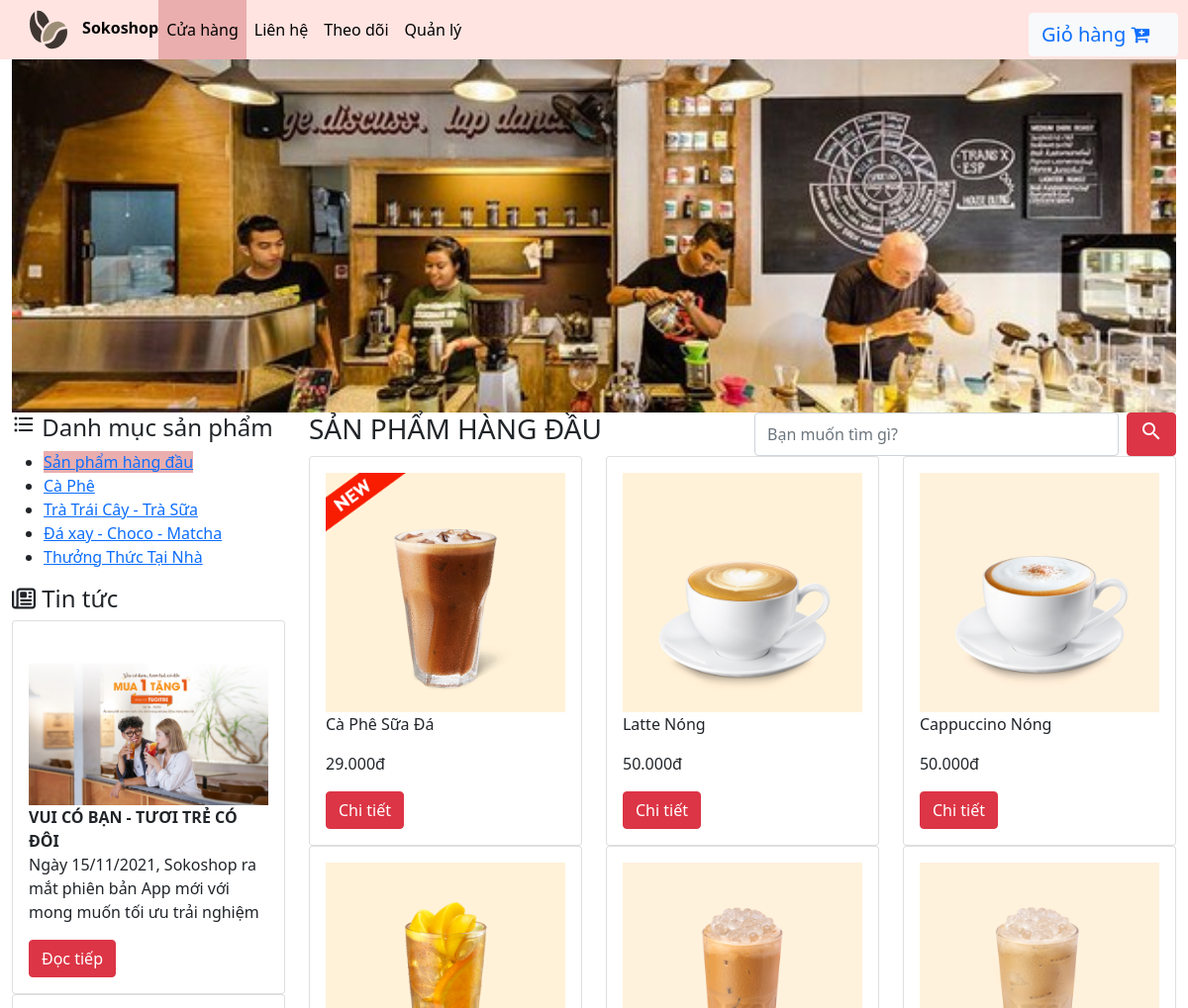
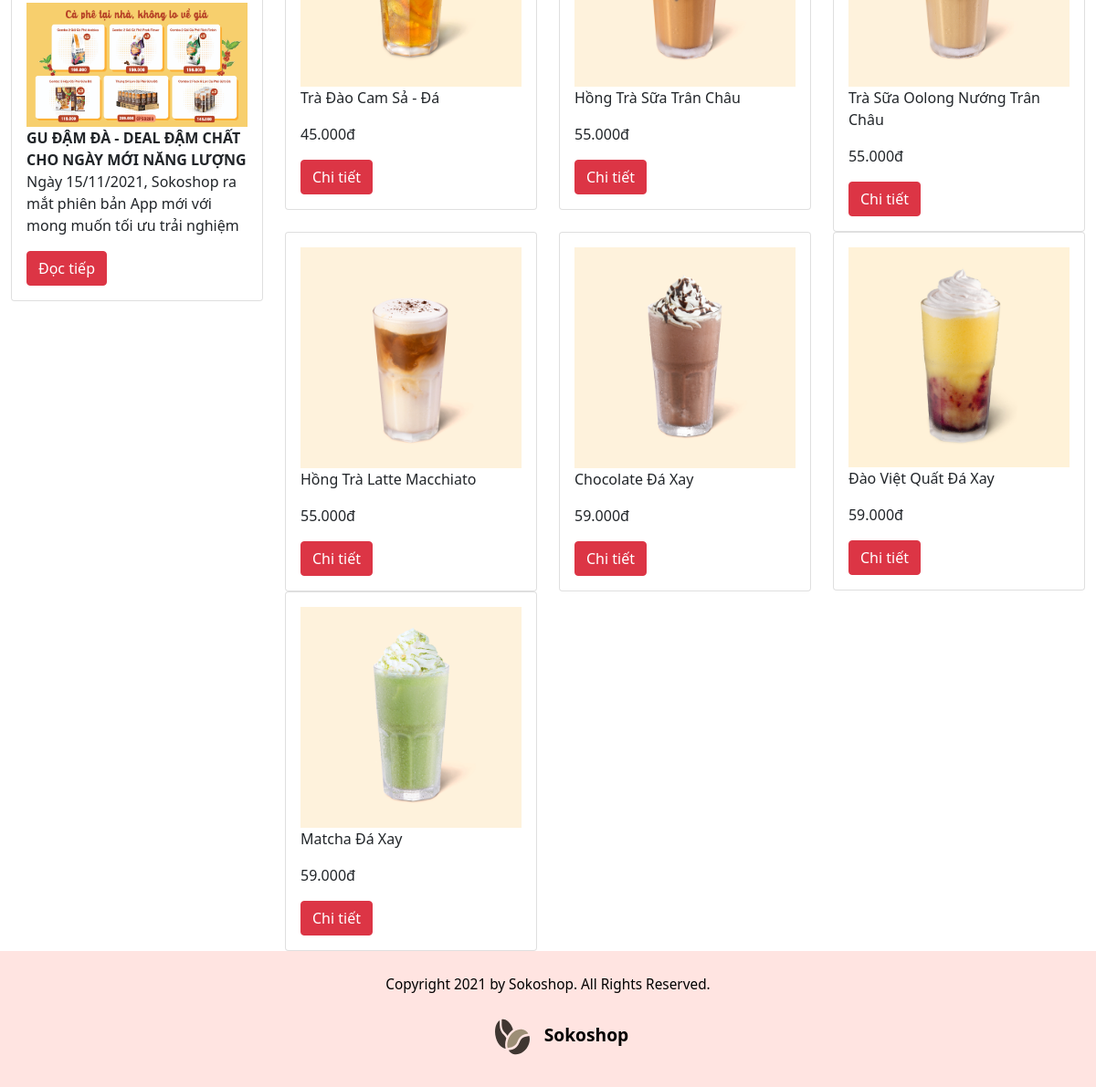
Page /Tan_Toan on the committed database (2 pictures, top to bottom).
### tables this page shows
CREATE TABLE `product` (
  `PID` char(5) NOT NULL PRIMARY KEY,
  `PRO_NAME` varchar(100)  NULL,
  `PRICE` int  NULL,
  `QUANTITY` int  NULL,
  `FUND` int  NULL,
  `IMAGE_URL` text,
  `TITLE` text,
  `DESCR` text,
  `CAT_NAME` varchar(100) NOT NULL,
  `TOP_PRO` tinyint(1)  NULL
);

### Tan_Toan/index.php (the view, shortened to what this page needs)
<!doctype html>
<html lang="en">
<head>
    <link type="text/css" rel="stylesheet" href="https://cdn.jsdelivr.net/npm/bootstrap@5.1.1/dist/css/bootstrap.min.css">
    <link rel="stylesheet" href="https://cdnjs.cloudflare.com/ajax/libs/font-awesome/4.7.0/css/font-awesome.min.css">
    <link rel='stylesheet prefetch' href='https://netdna.bootstrapcdn.com/font-awesome/3.2.1/css/font-awesome.css'>
    <link href="https://stackpath.bootstrapcdn.com/font-awesome/4.7.0/css/font-awesome.min.css" rel="stylesheet">
    <link type="text/css" rel="stylesheet" href="style.css">
</head>
<body>
    <div class="navbar navbar-expand-md navHome">
        <div class="logo navbar-brand">
            <img id="logo" src="../IMAGE/logo.svg" alt="Logo"> Sokoshop
        </div>
        <div class="collapse navbar-collapse listNav" id="mynavbar">
            <ul class="navbar-nav me-auto">
                <li class="nav-item"><a class="nav-link active" href="#">Cửa hàng</a></li>
                <li class="nav-item"><a class="nav-link" href="#">Liên hệ</a></li>
                <li class="nav-item"><a class="nav-link" href="#">Theo dõi</a></li>
                <li class="nav-item"><a class="nav-link" href="../Thanh/login.php">Quản lý</a></li>
            </ul>
            <form class="d-flex cart">
                <button id="cart" class="btn btn-light cartButton"><a href="cart.php" class="navbar-brand">Giỏ hàng
                        <i class="fa fa-cart-plus cart-icon"></i></a>
                </button>
            </form>
        </div>
    </div>
    <div class="container-fluid">
        <div class="row">
            <img id="largeImage" src="../IMAGE/caphe.jpg" alt="Large image" style="width:100%">
        </div>
        <div class="row content">
            <div class="col-xl-3 col-lg-4 col-12 first">
                <div class="category">
                    <h4><i class="material-icons">format_list_bulleted</i> Danh mục sản phẩm</h4>
                    <ul>
                        <li><a class="active">Sản phẩm hàng đầu</a></li>
                        <li><a href="coffee.php">Cà Phê</a></li>
                        <li><a href="tea.php">Trà Trái Cây - Trà Sữa</a></li>
                        <li><a href="ice_blended.php">Đá xay - Choco - Matcha</a></li>
                        <li><a href="enjoy_at_home.php">Thưởng Thức Tại Nhà</a></li>
                    </ul>
                </div>
                <div class="news">
                    <h4><i class="fa fa-newspaper-o"></i> Tin tức</h4>
                    <div class="card">
                        <div class="card-body">
                            <img class="imageCard" src="../IMAGE/news1.jpg" alt="Card image" style="width:100%">
                            <p class="card-text">
                                <span style="font-weight:bold;">VUI CÓ BẠN - TƯƠI TRẺ CÓ ĐÔI</span><br>
                                Ngày 15/11/2021, Sokoshop ra mắt phiên bản App mới với mong muốn tối ưu trải nghiệm
                            </p>
                            <button type="button" class="btn btn-danger">Đọc tiếp</button>
                        </div>
                    </div>
                    <div class="card">
                        <div class="card-body">
                            <img class="imageCard" src="../IMAGE/news2.jpg" alt="Card image" style="width:100%">
                            <p class="card-text">
                                <span style="font-weight:bold;">GU ĐẬM ĐÀ - DEAL ĐẬM CHẤT CHO NGÀY MỚI NĂNG
                                    LƯỢNG</span><br>
                                Ngày 15/11/2021, Sokoshop ra mắt phiên bản App mới với mong muốn tối ưu trải nghiệm
                            </p>
                            <button type="button" class="btn btn-danger">Đọc tiếp</button>
                        </div>
                    </div>
                </div>
            </div>
            <div class="col-xl-9 col-lg-8 col-12 second">
                <div class="row">
                    <div class="col-md-6 col-12 mainHeader">
                        <h3>SẢN PHẨM HÀNG ĐẦU</h3>
                    </div>
                    <div class="col-md-6 col-12 search">
                        <form action="search.php" class="d-flex searchTool" method="GET">
                            <input class="form-control me-2" type="text" name="search" placeholder="Bạn muốn tìm gì?">
                            <button class="btn btn-danger" type="submit"><i class="material-icons">search</i></button>
                        </form>
                    </div>
                </div>
                <div class="row">
                    <?php
                    $servername = "localhost";
                    $username = "root";
                    $password = "";
                    $dbname = "sokoshop";
                    $conn = new mysqli($servername, $username, $password, $dbname);
                    $sql = "select * from PRODUCT where TOP_PRO = 1";
                    $result = $conn->query($sql);
                    while ($row = mysqli_fetch_assoc($result)) {
                        echo '<div class="col-xl-4 col-lg-6 col-md-4 col-lg-offset-1 col-sm-6 col-12">
                            <div class="card">
                                <div class="card-body">
                                    <img class="imageCard" src=' . $row["IMAGE_URL"] . ' alt="Card image" style="width:100%">
                                    <div class="card-text">
                                        <p class="pro_name">' . $row["PRO_NAME"] . '</p>
                                        <p class="pro_price">' . $row["PRICE"] / 1000 . '.' . '000' . 'đ</p>
                                    </div>
                                    <button type="button" class="btn btn-danger" data-bs-toggle="modal" data-bs-target=' . '#' . 'detail' . $row["PID"] . '>Chi tiết</button>
                                </div>
                            </div>
                        </div>';
                    }
                    ?>
                </div>
            </div>
        </div>
    </div>
    <footer>
        <div class="logoFooter">
            <p>Copyright 2021 by Sokoshop. All Rights Reserved.</p>
            <img id="logo" src="../IMAGE/logo.svg" alt="Logo"> Sokoshop
        </div>
    </footer>
</body>
</html>

### PMH/css/style.css (style rules this page uses)
* { margin: 0; padding: 0; box-sizing: border-box; }
.logo { margin: 0px 10px; padding: 10px 30px; font-size: medium; color: black; font-weight: bold; }
#logo { height: 40px; margin: 10px 10px 10px 30px; }
.navHome { background-color: #FFE4E1; height: 60px; }
.navHome > div { padding: 0; }
.content { background-color: white; }
.logo, .listNav, .cart { margin: 0; padding: 0; }
.listNav ul { list-style-type: none; margin: 0; padding: 0; overflow: hidden; }
.listNav li { float: left; }
.listNav li a { display: block; color: black; font-size: medium; text-align: center; line-height: 20px; padding: 20px; text-decoration: none; }
.cartButton { float: right; margin: 10px 10px 0 0; font-size: medium; }
.active { background-color: #EAAEAE; }
input { width: 100%; max-width: 100%; }
.container-fluid { min-height: 80vh; justify-content: space-between; }
.logoFooter { padding: 10px 30px; font-size: 1.2em; color: black; font-weight: bold; }
footer p { font-weight: normal; font-size: 0.8em; }
footer { padding: 15px; color: black; text-align: center; background-color: #FFE4E1; }

### rows in the picture
product: IMAGE_URL (picture), PRO_NAME "Cà Phê Sữa Đá", $row['PRICE']/1000 "29"
product: IMAGE_URL (picture), PRO_NAME "Latte Nóng", $row['PRICE']/1000 "50"
product: IMAGE_URL (picture), PRO_NAME "Cappuccino Nóng", $row['PRICE']/1000 "50"
product: IMAGE_URL (picture), PRO_NAME "Trà Đào Cam Sả - Đá", $row['PRICE']/1000 "45"
product: IMAGE_URL (picture), PRO_NAME "Hồng Trà Sữa Trân Châu", $row['PRICE']/1000 "55"
product: IMAGE_URL (picture), PRO_NAME "Trà Sữa Oolong Nướng Trân Châu", $row['PRICE']/1000 "55"
product: IMAGE_URL (picture), PRO_NAME "Hồng Trà Latte Macchiato", $row['PRICE']/1000 "55"
product: IMAGE_URL (picture), PRO_NAME "Chocolate Đá Xay", $row['PRICE']/1000 "59"
product: IMAGE_URL (picture), PRO_NAME "Đào Việt Quất Đá Xay", $row['PRICE']/1000 "59"
product: IMAGE_URL (picture), PRO_NAME "Matcha Đá Xay", $row['PRICE']/1000 "59"
